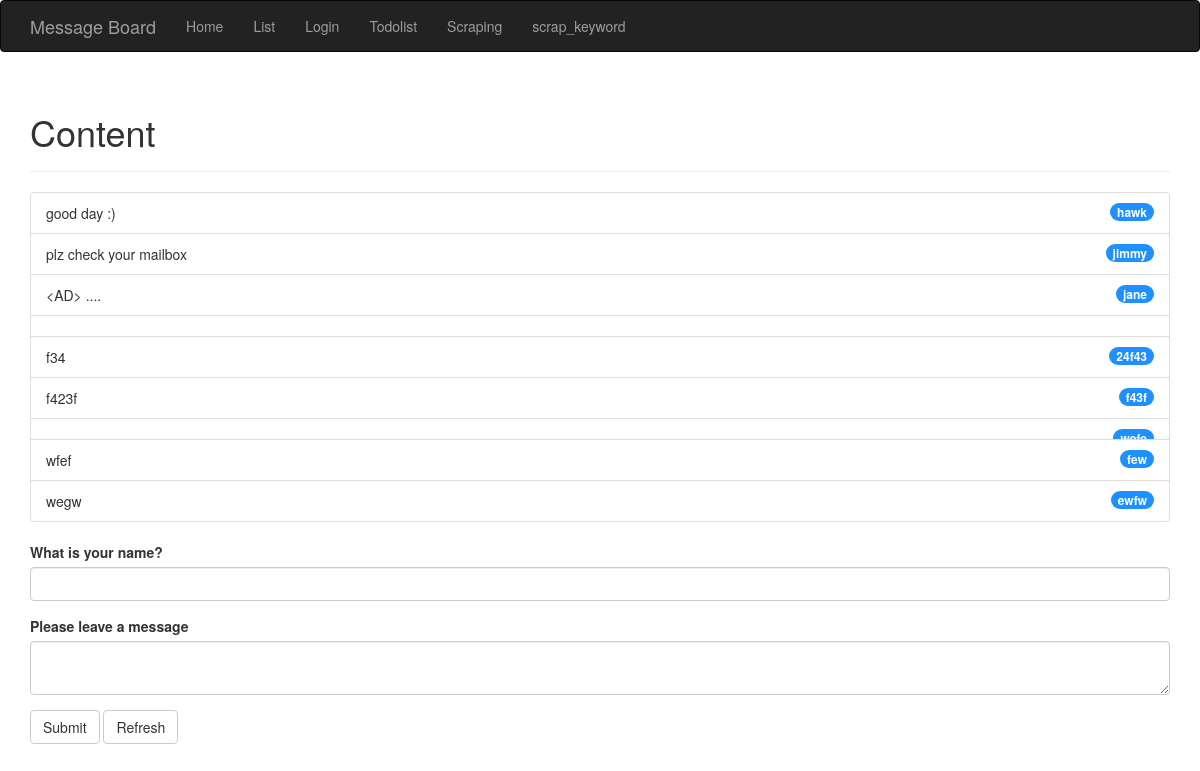
The page / on the database its author committed.
### run.py (models this page shows, shortened)
class User(db.Model):
    __tablename__ = 'users'
    id = db.Column(db.Integer, primary_key=True)
    username = db.Column(db.String(64))
    message = db.Column(db.String(64))

### run.py (the view, shortened to what this page needs)
@app.route('/', methods=['GET', 'POST'])
def index():
    form = NameForm()
    array = User.query.all()
    if not array:
        flash('Here is no message,please leave some message.')
    return render_template('index.html', form=form, array=array)

### run.py
class NameForm(Form):
    name = StringField('What is your name?')
    message = TextAreaField('Please leave a message')
    submit = SubmitField('Submit')
    refresh = SubmitField('Refresh')

### templates/index.html (shortened to what this page needs)
{% extends "base.html" %}
{% import "bootstrap/wtf.html" as wtf %}
{% block styles %}
    {{ super() }}
{% endblock %}
{% block page_content %}
<div class="page-header">
    <h1>Content</h1>
</div>
<div class="contianer-fluid">
    <ul class="list-group">
    {% for item in array %}
      <li class="list-group-item">  {{item.message}}
        <span class="badge">{{item.username}}</span>
      </li>
    {% endfor %}
    </ul>
</div>
{{ wtf.quick_form(form) }}
{% endblock %}

### templates/base.html (shortened to what this page needs)
{% extends "bootstrap/base.html" %}
{% block head %}
{{ super() }}
{% endblock %}
{% block navbar %}
<div class="navbar navbar-inverse" role="navigation">
   <div class="container">
      <div class="navbar-header">
         <a class="navbar-brand" href="/">Message Board</a>
      </div>
      <div class="navbar-collapse collapse">
         <ul class="nav navbar-nav">
            <li><a href="/">Home</a></li>
            <li><a href="/list">List</a></li>
            <li><a href="/login">Login</a></li>
            <li><a href="/todolist">Todolist</a></li>
            <li><a href="/scraping">Scraping</a></li>
            <li><a href="/scrap_keyword">scrap_keyword</a></li>
         </ul>
      </div>
   </div>
</div>
{% endblock %}
{% block content %}
<div class="container">
   {% block page_content %}{% endblock %}
</div>
{% endblock %}

### templates/index.html (style rules this page uses)
.badge { color: #fff; background-color: #1e90ff; }

### rows shown on the page
User: message "good day :)", username "hawk"
User: message "plz check your mailbox", username "jimmy"
User: message "<AD> ....", username "jane"
User: message "f34", username "24f43"
User: message "f423f", username "f43f"
User: username "wefe"
User: message "wfef", username "few"
User: message "wegw", username "ewfw"
